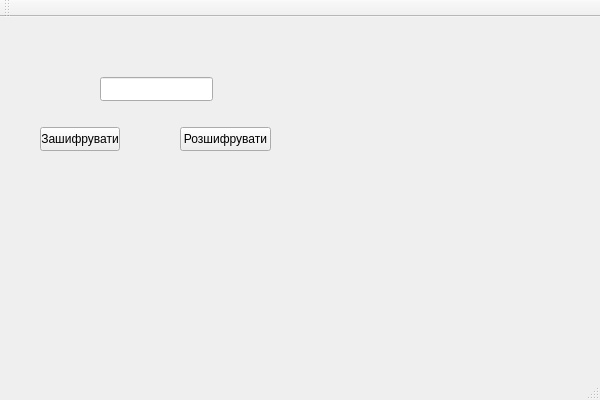
<?xml version="1.0" encoding="UTF-8"?>
<ui version="4.0">
 <class>CryptoRGRClass</class>
 <widget class="QMainWindow" name="CryptoRGRClass">
  <property name="geometry">
   <rect>
    <x>0</x>
    <y>0</y>
    <width>600</width>
    <height>400</height>
   </rect>
  </property>
  <property name="windowTitle">
   <string>CryptoRGR</string>
  </property>
  <widget class="QWidget" name="centralWidget">
   <widget class="QLineEdit" name="lineEditKey">
    <property name="geometry">
     <rect>
      <x>100</x>
      <y>60</y>
      <width>113</width>
      <height>24</height>
     </rect>
    </property>
   </widget>
   <widget class="QPushButton" name="pushButtonEncrypt">
    <property name="geometry">
     <rect>
      <x>40</x>
      <y>110</y>
      <width>80</width>
      <height>24</height>
     </rect>
    </property>
    <property name="text">
     <string>Зашифрувати</string>
    </property>
   </widget>
   <widget class="QPushButton" name="pushButtonDecrypt">
    <property name="geometry">
     <rect>
      <x>180</x>
      <y>110</y>
      <width>91</width>
      <height>24</height>
     </rect>
    </property>
    <property name="text">
     <string>Розшифрувати</string>
    </property>
   </widget>
  </widget>
  <widget class="QMenuBar" name="menuBar">
   <property name="geometry">
    <rect>
     <x>0</x>
     <y>0</y>
     <width>600</width>
     <height>21</height>
    </rect>
   </property>
  </widget>
  <widget class="QToolBar" name="mainToolBar">
   <attribute name="toolBarArea">
    <enum>TopToolBarArea</enum>
   </attribute>
   <attribute name="toolBarBreak">
    <bool>false</bool>
   </attribute>
  </widget>
  <widget class="QStatusBar" name="statusBar"/>
 </widget>
 <layoutdefault spacing="6" margin="11"/>
 <resources>
  <include location="CryptoRGR.qrc"/>
 </resources>
 <connections/>
</ui>
